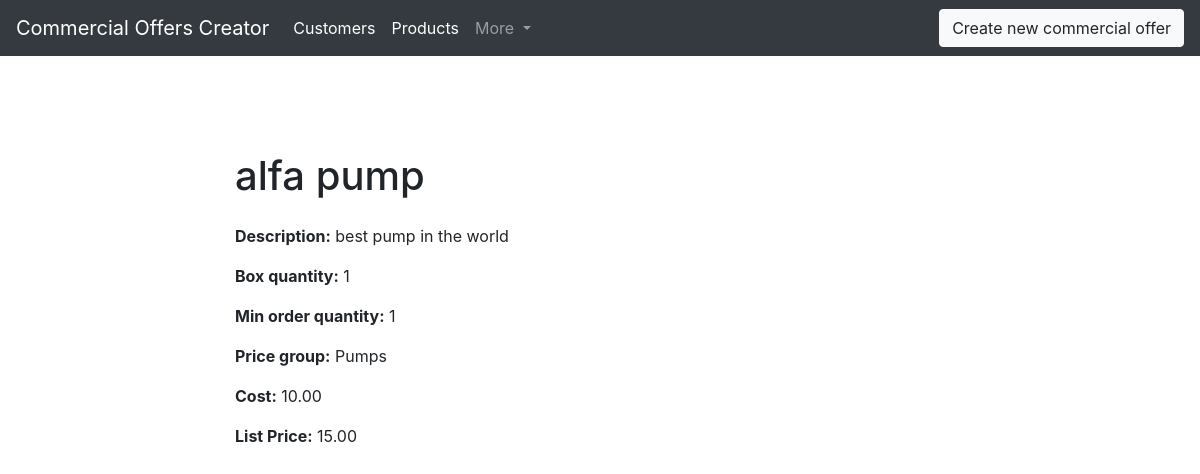
Screenshot of /COC/product/4/ with the database file from the repository.
### COC/models.py (models this page shows, shortened)
class Product(models.Model):
    denomination = models.CharField(max_length=150, db_index=True)
    id = models.AutoField(primary_key=True) #id==articul
    description = models.TextField(blank=True)
    box_quantity = models.IntegerField()    #количество в упаковке
    min_order_quantity = models.IntegerField()  #минимаьлное количество товара для заказа
    price_group = models.ForeignKey(PriceGroup, on_delete = models.CASCADE, blank=True)
    cost = models.DecimalField(decimal_places=2, max_digits=10) #Себестоимость
    list_price = models.DecimalField(decimal_places=2, max_digits=10) #Прейскурантная цена

class PriceGroup(models.Model):
    denomination = models.CharField(max_length=150, db_index=True)
    id = models.AutoField(primary_key=True)

### COC/views.py (the view)
# urls.py: path('product/<str:id>/', ProductDetail.as_view(), name='product_ditail_url'),
class ProductDetail(ObjectsDetailMixin, View):
    model = Product
    template = 'COC/product_ditail.html'

### COC/utils.py (called while the page is built)
    def get(self, request, id):
        obj = get_object_or_404(self.model, id=id)
        return render(request, self.template, context={self.model.__name__.lower():obj, 'admin_object': obj, 'detail':True})

### COC/templates/COC/product_ditail.html (shortened to what this page needs)
{% extends 'COC/base_COC.html' %}
{% block content %}
  <h1 class="mt-5 mb-4">{{product.denomination}}</h1>
  <p><b>Description:</b> {{product.description}}</p>
  <p><b>Box quantity:</b> {{product.box_quantity}}</p>
  <p><b>Min order quantity:</b> {{product.min_order_quantity}}</p>
  <p><b>Price group:</b> {{product.price_group.denomination}}</p>
  <p><b>Cost:</b> {{product.cost}}</p>
  <p><b>List Price:</b> {{product.list_price}}</p>
{% endblock %}

### rows the page displays
Product: denomination "alfa pump", description "best pump in the world", box_quantity "1", min_order_quantity "1", price_group.denomination "Pumps", cost "10.00", list_price "15.00"
